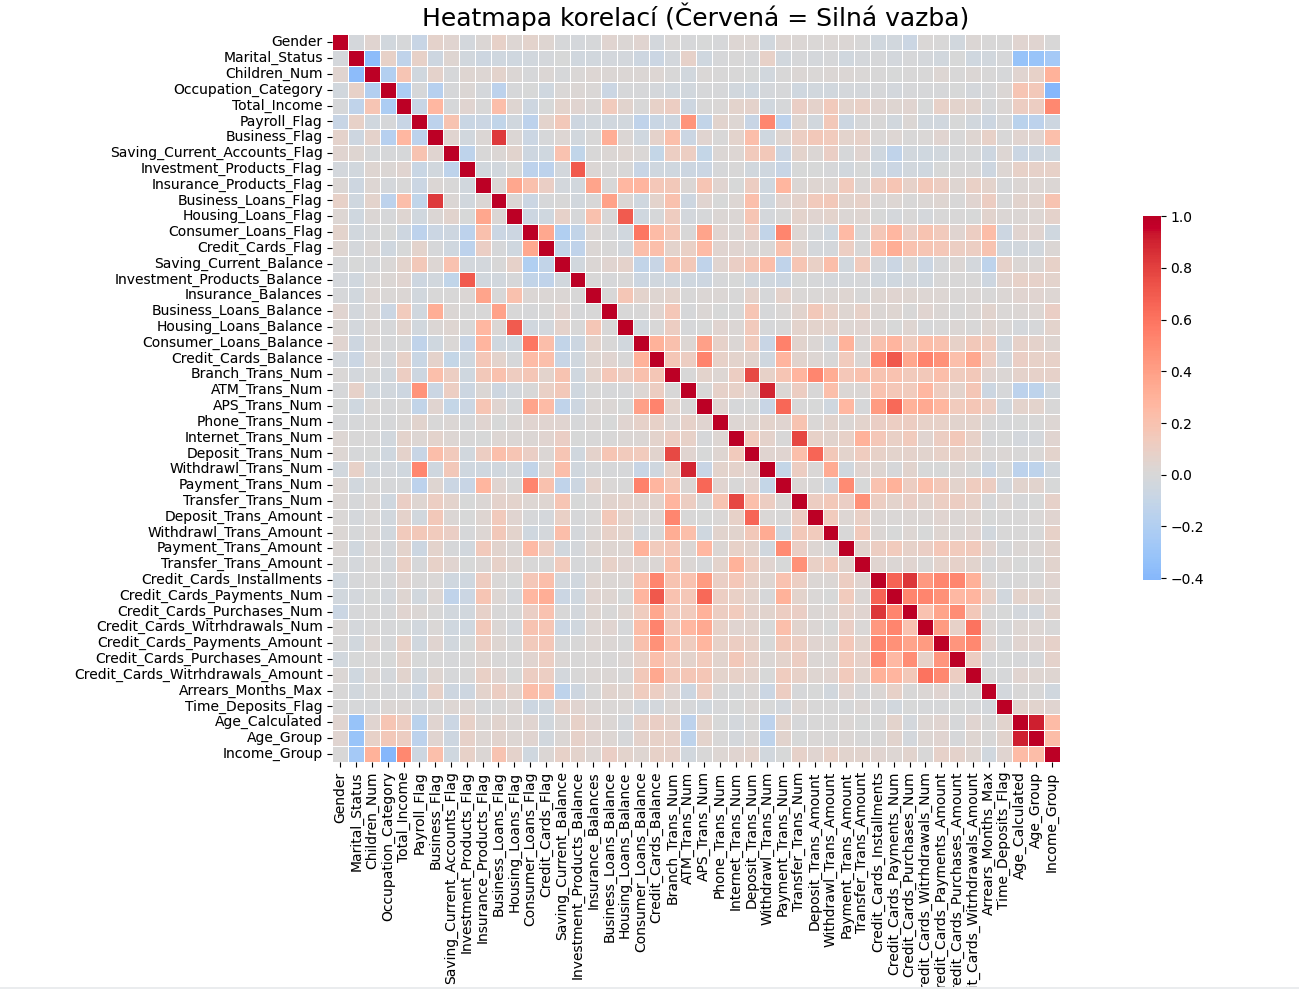

This figure's Python source:
import matplotlib.pyplot as plt
import networkx as nx
import pandas as pd
import numpy as np
import seaborn as sns  # Knihovna pro hezčí grafy (Heatmapy)

# ============================================================================
# 1. NAČTENÍ A ČIŠTĚNÍ
# ============================================================================
try:
    df = pd.read_csv('TimeDeposit_10K_clean.csv', sep=';')
except FileNotFoundError:
    print("Soubor nenalezen, generuji náhodná data.")
    df = pd.DataFrame(np.random.rand(50, 15), columns=[f'Var_{i}' for i in range(15)])

# DŮLEŽITÉ: Odstranění ID a Datumů, které kazí výsledek
# Zkusíme různé varianty názvů, kdyby se lišila velikost písmen
cols_to_drop = ['customer_id', 'Customer_ID', 'Ref_Date', 'Birth_Date', 'Birth_Date_dt', 'Ref_Date_dt']
df = df.drop(columns=cols_to_drop, errors='ignore')

# Mapování textů na čísla
gender_map = {'F': 0, 'M': 1, 'Female': 0, 'Male': 1}
if 'Gender' in df.columns:
    df['Gender'] = df['Gender'].map(gender_map).fillna(0)

income_map = {'No Income': 0, 'Low Income': 1, 'Medium Income': 2, 'High Income': 3}
if 'Income_Group' in df.columns:
    df['Income_Group'] = df['Income_Group'].map(income_map).fillna(0)

age_group_map = {'Young': 0, 'Middle-Age': 1, 'Senior': 2}
if 'Age_Group' in df.columns:
    df['Age_Group'] = df['Age_Group'].map(age_group_map).fillna(0)

tf_map = {'F': 0, 'T': 1, 'False': 0, 'True': 1}
if 'Time_Deposits_Flag' in df.columns:
    df['Time_Deposits_Flag'] = df['Time_Deposits_Flag'].map(tf_map).fillna(0)

marital_map = {
    'Single': 0,    # Svobodný
    'Married': 1,   # Ženatý/Vdaná
    'Divorced': 2,  # Rozvedený
    'Widow': 3      # Vdova/Vdovec
}
if 'Marital_Status' in df.columns:
    df['Marital_Status'] = df['Marital_Status'].map(marital_map).fillna(0)

    
# Zbytek textů na čísla
for col in df.select_dtypes(include=['object']).columns:
    df[col] = df[col].astype('category').cat.codes

# ============================================================================
# 2. VÝPOČET KORELACE
# ============================================================================
corr_matrix = df.corr(method='pearson') # Necháme i záporné hodnoty pro Heatmapu
abs_corr_matrix = corr_matrix.abs()     # Absolutní pro Síťový graf

# ============================================================================
# 3. VIZUALIZACE A: HEATMAPA (Nejlepší pro přehled)
# ============================================================================
plt.figure(figsize=(16, 12))
plt.title("Heatmapa korelací (Červená = Silná vazba)", fontsize=18)

# Vykreslení heatmapy
# cmap='coolwarm' -> Modrá (záporná korelace) ... Bílá (nula) ... Červená (kladná)
sns.heatmap(corr_matrix, cmap='coolwarm', center=0, 
            square=True, linewidths=.5, cbar_kws={"shrink": .5},
            annot=False) # annot=True by vypsalo čísla, ale u velkých dat je to nečitelné

plt.tight_layout()
plt.show()
